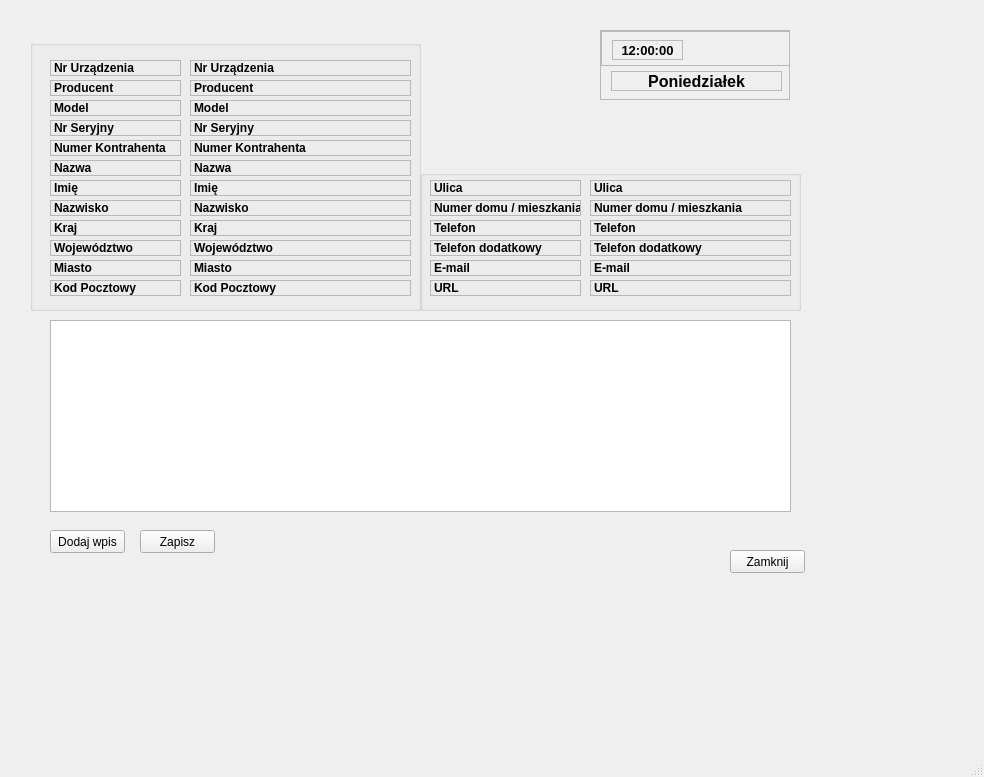
<?xml version="1.0" encoding="UTF-8"?>
<ui version="4.0">
 <class>KontrahentInfo</class>
 <widget class="QMainWindow" name="KontrahentInfo">
  <property name="geometry">
   <rect>
    <x>0</x>
    <y>0</y>
    <width>984</width>
    <height>777</height>
   </rect>
  </property>
  <property name="windowTitle">
   <string>MainWindow</string>
  </property>
  <widget class="QWidget" name="centralwidget">
   <widget class="QGroupBox" name="groupBox_2">
    <property name="geometry">
     <rect>
      <x>420</x>
      <y>170</y>
      <width>381</width>
      <height>141</height>
     </rect>
    </property>
    <property name="title">
     <string/>
    </property>
    <widget class="QLabel" name="lblTelDodat">
     <property name="geometry">
      <rect>
       <x>10</x>
       <y>70</y>
       <width>151</width>
       <height>16</height>
      </rect>
     </property>
     <property name="font">
      <font>
       <weight>75</weight>
       <bold>true</bold>
      </font>
     </property>
     <property name="frameShape">
      <enum>QFrame::StyledPanel</enum>
     </property>
     <property name="text">
      <string>Telefon dodatkowy</string>
     </property>
    </widget>
    <widget class="QLabel" name="lblTelefon">
     <property name="geometry">
      <rect>
       <x>10</x>
       <y>50</y>
       <width>151</width>
       <height>16</height>
      </rect>
     </property>
     <property name="font">
      <font>
       <weight>75</weight>
       <bold>true</bold>
      </font>
     </property>
     <property name="frameShape">
      <enum>QFrame::StyledPanel</enum>
     </property>
     <property name="text">
      <string>Telefon</string>
     </property>
    </widget>
    <widget class="QLabel" name="lblUrl">
     <property name="geometry">
      <rect>
       <x>10</x>
       <y>110</y>
       <width>151</width>
       <height>16</height>
      </rect>
     </property>
     <property name="font">
      <font>
       <weight>75</weight>
       <bold>true</bold>
      </font>
     </property>
     <property name="frameShape">
      <enum>QFrame::StyledPanel</enum>
     </property>
     <property name="text">
      <string>URL</string>
     </property>
    </widget>
    <widget class="QLabel" name="lblEmail">
     <property name="geometry">
      <rect>
       <x>10</x>
       <y>90</y>
       <width>151</width>
       <height>16</height>
      </rect>
     </property>
     <property name="font">
      <font>
       <weight>75</weight>
       <bold>true</bold>
      </font>
     </property>
     <property name="frameShape">
      <enum>QFrame::StyledPanel</enum>
     </property>
     <property name="text">
      <string>E-mail</string>
     </property>
    </widget>
    <widget class="QLabel" name="lblUlica">
     <property name="geometry">
      <rect>
       <x>10</x>
       <y>10</y>
       <width>151</width>
       <height>16</height>
      </rect>
     </property>
     <property name="font">
      <font>
       <weight>75</weight>
       <bold>true</bold>
      </font>
     </property>
     <property name="frameShape">
      <enum>QFrame::StyledPanel</enum>
     </property>
     <property name="text">
      <string>Ulica</string>
     </property>
    </widget>
    <widget class="QLabel" name="lblNrDomu">
     <property name="geometry">
      <rect>
       <x>10</x>
       <y>30</y>
       <width>151</width>
       <height>16</height>
      </rect>
     </property>
     <property name="font">
      <font>
       <weight>75</weight>
       <bold>true</bold>
      </font>
     </property>
     <property name="frameShape">
      <enum>QFrame::StyledPanel</enum>
     </property>
     <property name="text">
      <string>Numer domu / mieszkania</string>
     </property>
    </widget>
    <widget class="QLabel" name="lblTelefon_2">
     <property name="geometry">
      <rect>
       <x>170</x>
       <y>50</y>
       <width>201</width>
       <height>16</height>
      </rect>
     </property>
     <property name="font">
      <font>
       <weight>75</weight>
       <bold>true</bold>
      </font>
     </property>
     <property name="frameShape">
      <enum>QFrame::StyledPanel</enum>
     </property>
     <property name="text">
      <string>Telefon</string>
     </property>
    </widget>
    <widget class="QLabel" name="lblEmail_2">
     <property name="geometry">
      <rect>
       <x>170</x>
       <y>90</y>
       <width>201</width>
       <height>16</height>
      </rect>
     </property>
     <property name="font">
      <font>
       <weight>75</weight>
       <bold>true</bold>
      </font>
     </property>
     <property name="frameShape">
      <enum>QFrame::StyledPanel</enum>
     </property>
     <property name="text">
      <string>E-mail</string>
     </property>
    </widget>
    <widget class="QLabel" name="lblUrl_2">
     <property name="geometry">
      <rect>
       <x>170</x>
       <y>110</y>
       <width>201</width>
       <height>16</height>
      </rect>
     </property>
     <property name="font">
      <font>
       <weight>75</weight>
       <bold>true</bold>
      </font>
     </property>
     <property name="frameShape">
      <enum>QFrame::StyledPanel</enum>
     </property>
     <property name="text">
      <string>URL</string>
     </property>
    </widget>
    <widget class="QLabel" name="lblUlica_2">
     <property name="geometry">
      <rect>
       <x>170</x>
       <y>10</y>
       <width>201</width>
       <height>16</height>
      </rect>
     </property>
     <property name="font">
      <font>
       <weight>75</weight>
       <bold>true</bold>
      </font>
     </property>
     <property name="frameShape">
      <enum>QFrame::StyledPanel</enum>
     </property>
     <property name="text">
      <string>Ulica</string>
     </property>
    </widget>
    <widget class="QLabel" name="lblNrDomu_2">
     <property name="geometry">
      <rect>
       <x>170</x>
       <y>30</y>
       <width>201</width>
       <height>16</height>
      </rect>
     </property>
     <property name="font">
      <font>
       <weight>75</weight>
       <bold>true</bold>
      </font>
     </property>
     <property name="frameShape">
      <enum>QFrame::StyledPanel</enum>
     </property>
     <property name="text">
      <string>Numer domu / mieszkania</string>
     </property>
    </widget>
    <widget class="QLabel" name="lblTelDodat_2">
     <property name="geometry">
      <rect>
       <x>170</x>
       <y>70</y>
       <width>201</width>
       <height>16</height>
      </rect>
     </property>
     <property name="font">
      <font>
       <weight>75</weight>
       <bold>true</bold>
      </font>
     </property>
     <property name="frameShape">
      <enum>QFrame::StyledPanel</enum>
     </property>
     <property name="text">
      <string>Telefon dodatkowy</string>
     </property>
    </widget>
   </widget>
   <widget class="QGroupBox" name="groupBox">
    <property name="geometry">
     <rect>
      <x>30</x>
      <y>40</y>
      <width>391</width>
      <height>271</height>
     </rect>
    </property>
    <property name="title">
     <string/>
    </property>
    <widget class="QLabel" name="lblNrSeryjny">
     <property name="geometry">
      <rect>
       <x>20</x>
       <y>80</y>
       <width>131</width>
       <height>16</height>
      </rect>
     </property>
     <property name="font">
      <font>
       <weight>75</weight>
       <bold>true</bold>
      </font>
     </property>
     <property name="frameShape">
      <enum>QFrame::StyledPanel</enum>
     </property>
     <property name="text">
      <string>Nr Seryjny</string>
     </property>
    </widget>
    <widget class="QLabel" name="lblModel">
     <property name="geometry">
      <rect>
       <x>20</x>
       <y>60</y>
       <width>131</width>
       <height>16</height>
      </rect>
     </property>
     <property name="font">
      <font>
       <weight>75</weight>
       <bold>true</bold>
      </font>
     </property>
     <property name="frameShape">
      <enum>QFrame::StyledPanel</enum>
     </property>
     <property name="text">
      <string>Model</string>
     </property>
    </widget>
    <widget class="QLabel" name="lblNazwisko">
     <property name="geometry">
      <rect>
       <x>20</x>
       <y>160</y>
       <width>131</width>
       <height>16</height>
      </rect>
     </property>
     <property name="font">
      <font>
       <weight>75</weight>
       <bold>true</bold>
      </font>
     </property>
     <property name="frameShape">
      <enum>QFrame::StyledPanel</enum>
     </property>
     <property name="text">
      <string>Nazwisko</string>
     </property>
    </widget>
    <widget class="QLabel" name="lblImie">
     <property name="geometry">
      <rect>
       <x>20</x>
       <y>140</y>
       <width>131</width>
       <height>16</height>
      </rect>
     </property>
     <property name="font">
      <font>
       <weight>75</weight>
       <bold>true</bold>
      </font>
     </property>
     <property name="frameShape">
      <enum>QFrame::StyledPanel</enum>
     </property>
     <property name="text">
      <string>Imię</string>
     </property>
    </widget>
    <widget class="QLabel" name="lblNazwa">
     <property name="geometry">
      <rect>
       <x>20</x>
       <y>120</y>
       <width>131</width>
       <height>16</height>
      </rect>
     </property>
     <property name="font">
      <font>
       <weight>75</weight>
       <bold>true</bold>
      </font>
     </property>
     <property name="frameShape">
      <enum>QFrame::StyledPanel</enum>
     </property>
     <property name="text">
      <string>Nazwa</string>
     </property>
    </widget>
    <widget class="QLabel" name="lblMiasto">
     <property name="geometry">
      <rect>
       <x>20</x>
       <y>220</y>
       <width>131</width>
       <height>16</height>
      </rect>
     </property>
     <property name="font">
      <font>
       <weight>75</weight>
       <bold>true</bold>
      </font>
     </property>
     <property name="frameShape">
      <enum>QFrame::StyledPanel</enum>
     </property>
     <property name="text">
      <string>Miasto</string>
     </property>
    </widget>
    <widget class="QLabel" name="lblProduc">
     <property name="geometry">
      <rect>
       <x>20</x>
       <y>40</y>
       <width>131</width>
       <height>16</height>
      </rect>
     </property>
     <property name="font">
      <font>
       <weight>75</weight>
       <bold>true</bold>
      </font>
     </property>
     <property name="frameShape">
      <enum>QFrame::StyledPanel</enum>
     </property>
     <property name="text">
      <string>Producent</string>
     </property>
    </widget>
    <widget class="QLabel" name="lblNrKontrahent">
     <property name="geometry">
      <rect>
       <x>20</x>
       <y>100</y>
       <width>131</width>
       <height>16</height>
      </rect>
     </property>
     <property name="font">
      <font>
       <weight>75</weight>
       <bold>true</bold>
      </font>
     </property>
     <property name="frameShape">
      <enum>QFrame::StyledPanel</enum>
     </property>
     <property name="text">
      <string>Numer Kontrahenta</string>
     </property>
    </widget>
    <widget class="QLabel" name="lblUrzad">
     <property name="geometry">
      <rect>
       <x>20</x>
       <y>20</y>
       <width>131</width>
       <height>16</height>
      </rect>
     </property>
     <property name="font">
      <font>
       <weight>75</weight>
       <bold>true</bold>
      </font>
     </property>
     <property name="autoFillBackground">
      <bool>false</bool>
     </property>
     <property name="frameShape">
      <enum>QFrame::StyledPanel</enum>
     </property>
     <property name="frameShadow">
      <enum>QFrame::Plain</enum>
     </property>
     <property name="text">
      <string>Nr Urządzenia</string>
     </property>
    </widget>
    <widget class="QLabel" name="lblZipCode">
     <property name="geometry">
      <rect>
       <x>20</x>
       <y>240</y>
       <width>131</width>
       <height>16</height>
      </rect>
     </property>
     <property name="font">
      <font>
       <weight>75</weight>
       <bold>true</bold>
      </font>
     </property>
     <property name="frameShape">
      <enum>QFrame::StyledPanel</enum>
     </property>
     <property name="text">
      <string>Kod Pocztowy</string>
     </property>
    </widget>
    <widget class="QLabel" name="lblRegion">
     <property name="geometry">
      <rect>
       <x>20</x>
       <y>200</y>
       <width>131</width>
       <height>16</height>
      </rect>
     </property>
     <property name="font">
      <font>
       <weight>75</weight>
       <bold>true</bold>
      </font>
     </property>
     <property name="frameShape">
      <enum>QFrame::StyledPanel</enum>
     </property>
     <property name="text">
      <string>Województwo</string>
     </property>
    </widget>
    <widget class="QLabel" name="lblKraj">
     <property name="geometry">
      <rect>
       <x>20</x>
       <y>180</y>
       <width>131</width>
       <height>16</height>
      </rect>
     </property>
     <property name="font">
      <font>
       <weight>75</weight>
       <bold>true</bold>
      </font>
     </property>
     <property name="frameShape">
      <enum>QFrame::StyledPanel</enum>
     </property>
     <property name="text">
      <string>Kraj</string>
     </property>
    </widget>
    <widget class="QLabel" name="lblNrSeryjny_2">
     <property name="geometry">
      <rect>
       <x>160</x>
       <y>80</y>
       <width>221</width>
       <height>16</height>
      </rect>
     </property>
     <property name="font">
      <font>
       <weight>75</weight>
       <bold>true</bold>
      </font>
     </property>
     <property name="frameShape">
      <enum>QFrame::StyledPanel</enum>
     </property>
     <property name="text">
      <string>Nr Seryjny</string>
     </property>
    </widget>
    <widget class="QLabel" name="lblModel_2">
     <property name="geometry">
      <rect>
       <x>160</x>
       <y>60</y>
       <width>221</width>
       <height>16</height>
      </rect>
     </property>
     <property name="font">
      <font>
       <weight>75</weight>
       <bold>true</bold>
      </font>
     </property>
     <property name="frameShape">
      <enum>QFrame::StyledPanel</enum>
     </property>
     <property name="text">
      <string>Model</string>
     </property>
    </widget>
    <widget class="QLabel" name="lblNazwa_2">
     <property name="geometry">
      <rect>
       <x>160</x>
       <y>120</y>
       <width>221</width>
       <height>16</height>
      </rect>
     </property>
     <property name="font">
      <font>
       <weight>75</weight>
       <bold>true</bold>
      </font>
     </property>
     <property name="frameShape">
      <enum>QFrame::StyledPanel</enum>
     </property>
     <property name="text">
      <string>Nazwa</string>
     </property>
    </widget>
    <widget class="QLabel" name="lblImie_2">
     <property name="geometry">
      <rect>
       <x>160</x>
       <y>140</y>
       <width>221</width>
       <height>16</height>
      </rect>
     </property>
     <property name="font">
      <font>
       <weight>75</weight>
       <bold>true</bold>
      </font>
     </property>
     <property name="frameShape">
      <enum>QFrame::StyledPanel</enum>
     </property>
     <property name="text">
      <string>Imię</string>
     </property>
    </widget>
    <widget class="QLabel" name="lblNazwisko_2">
     <property name="geometry">
      <rect>
       <x>160</x>
       <y>160</y>
       <width>221</width>
       <height>16</height>
      </rect>
     </property>
     <property name="font">
      <font>
       <weight>75</weight>
       <bold>true</bold>
      </font>
     </property>
     <property name="frameShape">
      <enum>QFrame::StyledPanel</enum>
     </property>
     <property name="text">
      <string>Nazwisko</string>
     </property>
    </widget>
    <widget class="QLabel" name="lblMiasto_2">
     <property name="geometry">
      <rect>
       <x>160</x>
       <y>220</y>
       <width>221</width>
       <height>16</height>
      </rect>
     </property>
     <property name="font">
      <font>
       <weight>75</weight>
       <bold>true</bold>
      </font>
     </property>
     <property name="frameShape">
      <enum>QFrame::StyledPanel</enum>
     </property>
     <property name="text">
      <string>Miasto</string>
     </property>
    </widget>
    <widget class="QLabel" name="lblProduc_2">
     <property name="geometry">
      <rect>
       <x>160</x>
       <y>40</y>
       <width>221</width>
       <height>16</height>
      </rect>
     </property>
     <property name="font">
      <font>
       <weight>75</weight>
       <bold>true</bold>
      </font>
     </property>
     <property name="frameShape">
      <enum>QFrame::StyledPanel</enum>
     </property>
     <property name="text">
      <string>Producent</string>
     </property>
    </widget>
    <widget class="QLabel" name="lblNrKontrahent_2">
     <property name="geometry">
      <rect>
       <x>160</x>
       <y>100</y>
       <width>221</width>
       <height>16</height>
      </rect>
     </property>
     <property name="font">
      <font>
       <weight>75</weight>
       <bold>true</bold>
      </font>
     </property>
     <property name="frameShape">
      <enum>QFrame::StyledPanel</enum>
     </property>
     <property name="text">
      <string>Numer Kontrahenta</string>
     </property>
    </widget>
    <widget class="QLabel" name="lblUrzad_2">
     <property name="geometry">
      <rect>
       <x>160</x>
       <y>20</y>
       <width>221</width>
       <height>16</height>
      </rect>
     </property>
     <property name="font">
      <font>
       <weight>75</weight>
       <bold>true</bold>
      </font>
     </property>
     <property name="frameShape">
      <enum>QFrame::StyledPanel</enum>
     </property>
     <property name="frameShadow">
      <enum>QFrame::Plain</enum>
     </property>
     <property name="text">
      <string>Nr Urządzenia</string>
     </property>
    </widget>
    <widget class="QLabel" name="lblRegion_2">
     <property name="geometry">
      <rect>
       <x>160</x>
       <y>200</y>
       <width>221</width>
       <height>16</height>
      </rect>
     </property>
     <property name="font">
      <font>
       <weight>75</weight>
       <bold>true</bold>
      </font>
     </property>
     <property name="frameShape">
      <enum>QFrame::StyledPanel</enum>
     </property>
     <property name="text">
      <string>Województwo</string>
     </property>
    </widget>
    <widget class="QLabel" name="lblZipCode_2">
     <property name="geometry">
      <rect>
       <x>160</x>
       <y>240</y>
       <width>221</width>
       <height>16</height>
      </rect>
     </property>
     <property name="font">
      <font>
       <weight>75</weight>
       <bold>true</bold>
      </font>
     </property>
     <property name="frameShape">
      <enum>QFrame::StyledPanel</enum>
     </property>
     <property name="text">
      <string>Kod Pocztowy</string>
     </property>
    </widget>
    <widget class="QLabel" name="lblKraj_2">
     <property name="geometry">
      <rect>
       <x>160</x>
       <y>180</y>
       <width>221</width>
       <height>16</height>
      </rect>
     </property>
     <property name="font">
      <font>
       <weight>75</weight>
       <bold>true</bold>
      </font>
     </property>
     <property name="frameShape">
      <enum>QFrame::StyledPanel</enum>
     </property>
     <property name="text">
      <string>Kraj</string>
     </property>
    </widget>
   </widget>
   <widget class="QLabel" name="labelDaty">
    <property name="geometry">
     <rect>
      <x>700</x>
      <y>40</y>
      <width>81</width>
      <height>20</height>
     </rect>
    </property>
    <property name="font">
     <font>
      <pointsize>10</pointsize>
      <weight>75</weight>
      <bold>true</bold>
     </font>
    </property>
    <property name="frameShape">
     <enum>QFrame::StyledPanel</enum>
    </property>
    <property name="text">
     <string>1900:01:01</string>
    </property>
    <property name="alignment">
     <set>Qt::AlignCenter</set>
    </property>
   </widget>
   <widget class="QPushButton" name="pushButton">
    <property name="geometry">
     <rect>
      <x>730</x>
      <y>550</y>
      <width>75</width>
      <height>23</height>
     </rect>
    </property>
    <property name="text">
     <string>Zamknij</string>
    </property>
   </widget>
   <widget class="QTableView" name="tableView">
    <property name="geometry">
     <rect>
      <x>50</x>
      <y>320</y>
      <width>741</width>
      <height>192</height>
     </rect>
    </property>
   </widget>
   <widget class="QPushButton" name="pushButton_3">
    <property name="geometry">
     <rect>
      <x>140</x>
      <y>530</y>
      <width>75</width>
      <height>23</height>
     </rect>
    </property>
    <property name="text">
     <string>Zapisz</string>
    </property>
   </widget>
   <widget class="QScrollArea" name="scrollArea_8">
    <property name="geometry">
     <rect>
      <x>600</x>
      <y>30</y>
      <width>190</width>
      <height>70</height>
     </rect>
    </property>
    <property name="widgetResizable">
     <bool>true</bool>
    </property>
    <widget class="QWidget" name="scrollAreaWidgetContents_8">
     <property name="geometry">
      <rect>
       <x>0</x>
       <y>0</y>
       <width>188</width>
       <height>68</height>
      </rect>
     </property>
     <widget class="QLabel" name="labelDzien">
      <property name="geometry">
       <rect>
        <x>10</x>
        <y>40</y>
        <width>171</width>
        <height>20</height>
       </rect>
      </property>
      <property name="font">
       <font>
        <pointsize>12</pointsize>
        <weight>75</weight>
        <bold>true</bold>
       </font>
      </property>
      <property name="frameShape">
       <enum>QFrame::StyledPanel</enum>
      </property>
      <property name="text">
       <string>Poniedziałek</string>
      </property>
      <property name="alignment">
       <set>Qt::AlignCenter</set>
      </property>
      <property name="wordWrap">
       <bool>false</bool>
      </property>
     </widget>
     <widget class="QScrollArea" name="scrollArea_9">
      <property name="geometry">
       <rect>
        <x>0</x>
        <y>0</y>
        <width>190</width>
        <height>35</height>
       </rect>
      </property>
      <property name="widgetResizable">
       <bool>true</bool>
      </property>
      <widget class="QWidget" name="scrollAreaWidgetContents_9">
       <property name="geometry">
        <rect>
         <x>0</x>
         <y>0</y>
         <width>188</width>
         <height>33</height>
        </rect>
       </property>
       <widget class="QLabel" name="labelZegara">
        <property name="geometry">
         <rect>
          <x>10</x>
          <y>8</y>
          <width>71</width>
          <height>20</height>
         </rect>
        </property>
        <property name="font">
         <font>
          <pointsize>10</pointsize>
          <weight>75</weight>
          <bold>true</bold>
         </font>
        </property>
        <property name="frameShape">
         <enum>QFrame::StyledPanel</enum>
        </property>
        <property name="text">
         <string>12:00:00</string>
        </property>
        <property name="alignment">
         <set>Qt::AlignCenter</set>
        </property>
       </widget>
      </widget>
     </widget>
     <zorder>scrollArea_9</zorder>
     <zorder>labelDzien</zorder>
    </widget>
   </widget>
   <widget class="QPushButton" name="pushButton_2">
    <property name="geometry">
     <rect>
      <x>50</x>
      <y>530</y>
      <width>75</width>
      <height>23</height>
     </rect>
    </property>
    <property name="text">
     <string>Dodaj wpis</string>
    </property>
   </widget>
  </widget>
  <widget class="QMenuBar" name="menubar">
   <property name="geometry">
    <rect>
     <x>0</x>
     <y>0</y>
     <width>984</width>
     <height>21</height>
    </rect>
   </property>
  </widget>
  <widget class="QStatusBar" name="statusbar"/>
 </widget>
 <resources/>
 <connections/>
</ui>
